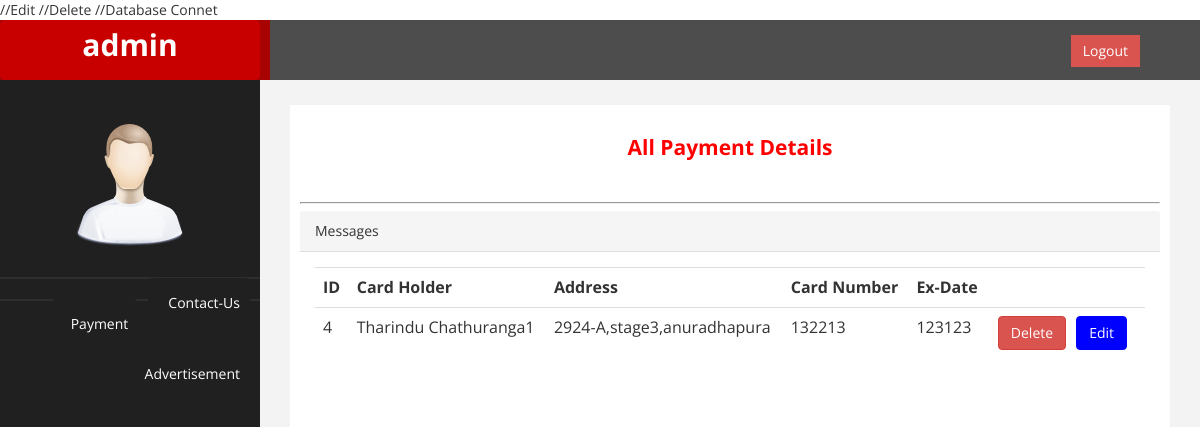
Screenshot of /admin/payment.php with the database file from the repository.
### tables this page shows
CREATE TABLE `payment` (
  `id` int(11) NOT NULL,
  `name` varchar(100) NOT NULL,
  `address` varchar(300) NOT NULL,
  `card` int(11) NOT NULL,
  `ex` varchar(10) NOT NULL,
  `cvv` int(11) NOT NULL
);

### admin/payment.php (the view, shortened to what this page needs)
<?php
include 'db.php';
?>
<!DOCTYPE html>
<html >
<head>
    <link href="assets/css/style.css?v=<?php echo time();  ?>" rel="stylesheet" />
    <link href="assets/css/custom.css?v=<?php echo time();  ?>" rel="stylesheet" />
</head>
<body>
    <div id="wrapper">
        <nav class="navbar navbar-default navbar-cls-top " role="navigation" style="margin-bottom: 0">
            <div class="navbar-header">
                <a class="navbar-brand" href="index.html">admin</a>
            </div>
  <div style="color: white;
padding: 15px 50px 5px 50px;
float: right;
font-size: 16px;">  <a href="logout.php" class="btn btn-danger square-btn-adjust">Logout</a> </div>
        </nav>
                <nav class="navbar-default navbar-side" role="navigation">
            <div class="sidebar-collapse">
                <ul class="nav" id="main-menu">
				<li class="text-center">
                    <img src="assets/img/find_user.png" class="user-image img-responsive"/>
					</li>
                    <li>
                        <a  href="contact.php"><i class="fa fa-qrcode fa-3x"></i>Contact-Us</a>
                    </li>
					<br>
                    <li>
                        <a  href="payment.php"><i class="fa fa-qrcode fa-3x"></i>Payment</a>
                    </li>
                    <li>
                        <a  href="ad.php"><i class="fa fa-qrcode fa-3x"></i> Advertisement</a>
                    </li>
                </ul>
            </div>
        </nav>
        <div id="page-wrapper" >
            <div id="page-inner">
                <div class="row">
                    <div class="col-md-12">
                     <h2>All Payment Details</h2>
                    </div>
                </div>
                 <hr />
           <div class="col-md-6">
                    <div class="panel panel-default">
                        <div class="panel-heading">
                            Messages
                        </div>
                        <div class="panel-body">
                            <div class="table-responsive">
                            <?php
                                    $result = $con-> query("SELECT * FROM payment") or die($con->error);
                                    ?>
                                <table class="table">
                                    <thead>
                                        <tr>
                                            <th>ID</th>
                                            <th>Card Holder</th>
                                            <th>Address</th>
                                            <th>Card Number</th>
                                            <th>Ex-Date</th>
                                            <th></th>
                                        </tr>
                                    </thead>
                                    <tbody>
                                        <?php while ($row = $result->fetch_assoc()): ?>
                                            <tr>
                                                <td><?php echo $row['id']; ?></td>
                                                <td><?php echo $row['name']; ?></td>
                                                <td><?php echo $row['address']; ?></td>
                                                <td><?php echo $row['card']; ?></td>
                                                <td><?php echo $row['ex']; ?></td>
                                                <td>
                                                    <a href= "editpayment.php?edit=<?php echo $row['id'];?>" class="btn btn-info">Edit</a>
                                                    <a href= "deletepayment.php?delete=<?php echo $row['id']; ?>" class="btn btn-danger" onClick="return confirm('Are you sure you want to delete?')">Delete</a>
                                                </td>
                                            </tr>
                                        <?php endwhile; ?>
                                    </tbody>
                                </table>
                            </div>
                        </div>
                    </div>
                </div>
            </div>
</body>
</html>

### admin/assets/css/style.css (style rules this page uses)
html { font-family: sans-serif; -webkit-text-size-adjust: 100%; -ms-text-size-adjust: 100%; }
body { margin: 0; }
table { border-spacing: 0; border-collapse: collapse; }
td, th { padding: 0; }
* { -webkit-box-sizing: border-box; -moz-box-sizing: border-box; box-sizing: border-box; }
*:before, *:after { -webkit-box-sizing: border-box; -moz-box-sizing: border-box; box-sizing: border-box; }
html { font-size: 62.5%; -webkit-tap-highlight-color: rgba(0, 0, 0, 0); }
body { font-family: "Helvetica Neue", Helvetica, Arial, sans-serif; font-size: 14px; line-height: 1.42857143; color: #333; background-color: #fff; }
a { color: #428bca; text-decoration: none; }
th { text-align: left; }
.table { width: 100%; margin-bottom: 20px; }
.table > thead > tr > th, .table > tbody > tr > th, .table > tfoot > tr > th, .table > thead > tr > td, .table > tbody > tr > td, .table > tfoot > tr > td { padding: 8px; line-height: 1.42857143; vertical-align: top; border-top: 1px solid #ddd; }
.btn { display: inline-block; padding: 6px 12px; margin-bottom: 0; font-size: 14px; font-weight: normal; line-height: 1.42857143; text-align: center; white-space: nowrap; vertical-align: middle; cursor: pointer; -webkit-user-select: none; -moz-user-select: none; -ms-user-select: none; user-select: none; background-image: none; border: 1px solid transparent; border-radius: 4px; }
.btn-danger { color: #fff; background-color: #d9534f; border-color: #d43f3a; }
.btn-info { color: #fff; background-color: blue; border-color: blue; }
.nav { padding-left: 0; margin-bottom: 0; list-style: none; }
.nav > li > a { position: relative; display: block; padding: 10px 15px; }
@media (min-width: 768px) { .navbar-header { float: left; } }
.navbar-brand { float: left; height: 50px; padding: 15px 15px; font-size: 18px; line-height: 20px; }
.panel-body { padding: 15px; }
.panel-heading { padding: 10px 15px; border-bottom: 1px solid transparent; border-top-left-radius: 3px; border-top-right-radius: 3px; }
.panel-default > .panel-heading { color: #333; background-color: #f5f5f5; border-color: #ddd; }
.nav:before, .nav:after, .navbar:before, .navbar:after, .navbar-header:before, .navbar-header:after, .navbar-collapse:before, .navbar-collapse:after, .panel-body:before, .panel-body:after, .modal-footer:before, .modal-footer:after { display: table; content: " "; }
.nav:after, .navbar:after, .navbar-header:after, .navbar-collapse:after, .pager:after, .panel-body:after, .modal-footer:after { clear: both; }
h2 { text-align: center; margin-bottom: 40px; }
a { float: right; background: #555; padding: 10px 15px; color: #fff; border-radius: 5px; margin-right: 10px; border: none; text-decoration: none; }

### admin/assets/css/custom.css (style rules this page uses)
body { font-family: 'Open Sans', sans-serif; }
#wrapper { width: 100%; background:#202020; }
#page-wrapper { padding: 15px 15px; min-height: 600px; background:#F3F3F3; }
#page-inner { width:100%; margin:10px 20px 10px 0px; background-color:#fff!important; padding:10px; min-height:1200px; }
.text-center { text-align:center; }
h2 { color: #f00; }
.square-btn-adjust { border: 0px solid transparent; -webkit-border-radius: 0px; -moz-border-radius: 0px; border-radius: 0px; }
.user-image { margin: 25px auto; -webkit-border-radius: 10px; -moz-border-radius: 10px; border-radius: 10px; max-height:170px; max-width:170px; }
.navbar-cls-top .navbar-brand { color: #fff; background: #C90000; width: 260px; text-align: center; height: 60px; font-size: 30px; font-weight: 700; }
.sidebar-collapse , .sidebar-collapse .nav { background:none; }
.sidebar-collapse .nav { padding:0; }
.sidebar-collapse .nav > li > a { color:#fff; background:#202020; text-shadow:none; }
.sidebar-collapse > .nav > li > a { padding:15px 10px; }
.sidebar-collapse > .nav > li { border-bottom: 1px solid rgba(107, 108, 109, 0.19); }
.navbar-side { border:none; background-color: #202020; }
.navbar-cls-top { background:#4D4D4D; border-bottom:none; }
.navbar-default { border:0px solid black; }
.navbar-header { background: #A70303; }
@media (min-width:768px) { #page-wrapper { margin: 0 0 0 260px; padding: 15px 30px; min-height: 1200px; } }
@media (min-width:768px) { .navbar-side { z-index: 1; position: absolute; width: 260px; } }
@media (min-width:768px) { .navbar { border-radius: 0px; } }

### rows the page displays
payment: id "4", name "Tharindu Chathuranga1", address "2924-A,stage3,anuradhapura", card "132213", ex "123123"
